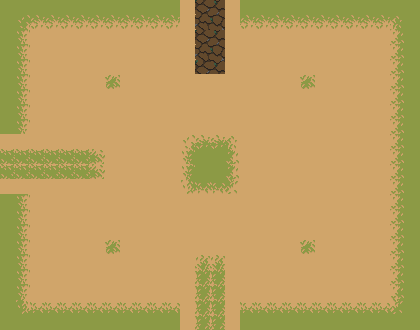

A level layout from a 2D game, rendered from its tile map. Below: a short description, then the map file with its tile-grid data intact:
An orthogonal 28x22 tile map with 15x15 px tiles, 1 tile layer (sueloLayer), 2 tilesets and 21 objects.

<map version="1.10" tiledversion="1.10.2" orientation="orthogonal" renderorder="right-down" width="28" height="22" tilewidth="15" tileheight="15" infinite="0" nextlayerid="3" nextobjectid="32">
 <tileset firstgid="1" source="Ground Tileset.tsx" />
 <tileset firstgid="331" source="bossTileset.tsx" />
 <layer id="1" name="sueloLayer" width="28" height="22">
  <data encoding="csv">
255,255,255,255,255,255,255,255,255,255,255,255,244,545,546,244,255,255,255,255,255,255,255,255,255,255,255,255,
255,221,222,222,222,222,222,222,222,222,222,222,244,630,631,244,222,222,222,222,222,222,222,222,222,222,223,255,
255,243,244,244,244,244,244,244,244,244,244,244,244,545,546,244,244,244,244,244,244,244,244,244,244,244,245,255,
255,243,244,244,244,244,244,244,244,244,244,244,244,630,631,244,244,244,244,244,244,244,244,244,244,244,245,255,
255,243,244,244,244,244,244,244,244,244,244,244,244,715,716,244,244,244,244,244,244,244,244,244,244,244,245,255,
255,243,244,244,244,244,244,301,244,244,244,244,244,244,244,244,244,244,244,244,301,244,244,244,244,244,245,255,
255,243,244,244,244,244,244,244,244,244,244,244,244,244,244,244,244,244,244,244,244,244,244,244,244,244,245,255,
255,243,244,244,244,244,244,244,244,244,244,244,244,244,244,244,244,244,244,244,244,244,244,244,244,244,245,255,
255,243,244,244,244,244,244,244,244,244,244,244,244,244,244,244,244,244,244,244,244,244,244,244,244,244,245,255,
244,244,244,244,244,244,244,244,244,244,244,244,232,233,233,234,244,244,244,244,244,244,244,244,244,244,245,255,
299,299,299,299,299,299,300,244,244,244,244,244,254,255,255,256,244,244,244,244,244,244,244,244,244,244,245,255,
299,299,299,299,299,299,300,244,244,244,244,244,254,255,255,256,244,244,244,244,244,244,244,244,244,244,245,255,
244,244,244,244,244,244,244,244,244,244,244,244,276,277,277,278,244,244,244,244,244,244,244,244,244,244,245,255,
255,243,244,244,244,244,244,244,244,244,244,244,244,244,244,244,244,244,244,244,244,244,244,244,244,244,245,255,
255,243,244,244,244,244,244,244,244,244,244,244,244,244,244,244,244,244,244,244,244,244,244,244,244,244,245,255,
255,243,244,244,244,244,244,244,244,244,244,244,244,244,244,244,244,244,244,244,244,244,244,244,244,244,245,255,
255,243,244,244,244,244,244,301,244,244,244,244,244,244,244,244,244,244,244,244,301,244,244,244,244,244,245,255,
255,243,244,244,244,244,244,244,244,244,244,244,244,235,235,244,244,244,244,244,244,244,244,244,244,244,245,255,
255,243,244,244,244,244,244,244,244,244,244,244,244,257,257,244,244,244,244,244,244,244,244,244,244,244,245,255,
255,243,244,244,244,244,244,244,244,244,244,244,244,257,257,244,244,244,244,244,244,244,244,244,244,244,245,255,
255,265,266,266,266,266,266,266,266,266,266,266,244,257,257,244,266,266,266,266,266,266,266,266,266,266,267,255,
255,255,255,255,255,255,255,255,255,255,255,255,244,257,257,244,255,255,255,255,255,255,255,255,255,255,255,255
</data>
 </layer>
 <objectgroup id="2" name="Colisiones">
  <object id="1" x="0" y="0" width="15" height="120">
   <properties>
    <property name="name" value="pared" />
   </properties>
  </object>
  <object id="2" x="0" y="210" width="15" height="120">
   <properties>
    <property name="name" value="pared" />
   </properties>
  </object>
  <object id="4" x="15" y="315" width="150" height="15">
   <properties>
    <property name="name" value="pared" />
   </properties>
  </object>
  <object id="5" x="255" y="315" width="165" height="15">
   <properties>
    <property name="name" value="pared" />
   </properties>
  </object>
  <object id="6" x="405" y="0" width="15" height="315">
   <properties>
    <property name="name" value="pared" />
   </properties>
  </object>
  <object id="7" x="255" y="0" width="150" height="15">
   <properties>
    <property name="name" value="pared" />
   </properties>
  </object>
  <object id="8" x="15" y="0" width="150" height="15">
   <properties>
    <property name="name" value="pared" />
   </properties>
  </object>
  <object id="9" x="165" y="0" width="90" height="15">
   <properties>
    <property name="name" value="puerta" />
   </properties>
  </object>
  <object id="10" x="0" y="120" width="15" height="90">
   <properties>
    <property name="name" value="puerta" />
   </properties>
  </object>
  <object id="11" x="165" y="315" width="90" height="15">
   <properties>
    <property name="name" value="puerta" />
   </properties>
  </object>
  <object id="12" x="45" y="150" width="30" height="30">
   <properties>
    <property name="name" value="start" />
   </properties>
  </object>
  <object id="13" x="195" y="255" width="30" height="30">
   <properties>
    <property name="name" value="start" />
   </properties>
  </object>
  <object id="14" x="195" y="45" width="30" height="30">
   <properties>
    <property name="name" value="start" />
   </properties>
  </object>
  <object id="15" x="150" y="345" width="120" height="30">
   <properties>
    <property name="name" value="end" />
   </properties>
  </object>
  <object id="17" x="-45" y="105" width="30" height="120">
   <properties>
    <property name="name" value="end" />
   </properties>
  </object>
  <object id="18" x="150" y="-45" width="120" height="30">
   <properties>
    <property name="name" value="end" />
   </properties>
  </object>
  <object id="25" gid="134" x="105" y="90" width="16" height="16">
   <properties>
    <property name="enemigo" value="simple" />
   </properties>
  </object>
  <object id="26" gid="134" x="105" y="255" width="16" height="16">
   <properties>
    <property name="enemigo" value="simple" />
   </properties>
  </object>
  <object id="27" gid="134" x="300" y="255" width="16" height="16">
   <properties>
    <property name="enemigo" value="simple" />
   </properties>
  </object>
  <object id="29" gid="134" x="300" y="90" width="16" height="16">
   <properties>
    <property name="enemigo" value="simple" />
   </properties>
  </object>
  <object id="31" gid="134" x="195" y="179.667" width="30" height="30">
   <properties>
    <property name="enemigo" value="simple" />
   </properties>
  </object>
 </objectgroup>
</map>
